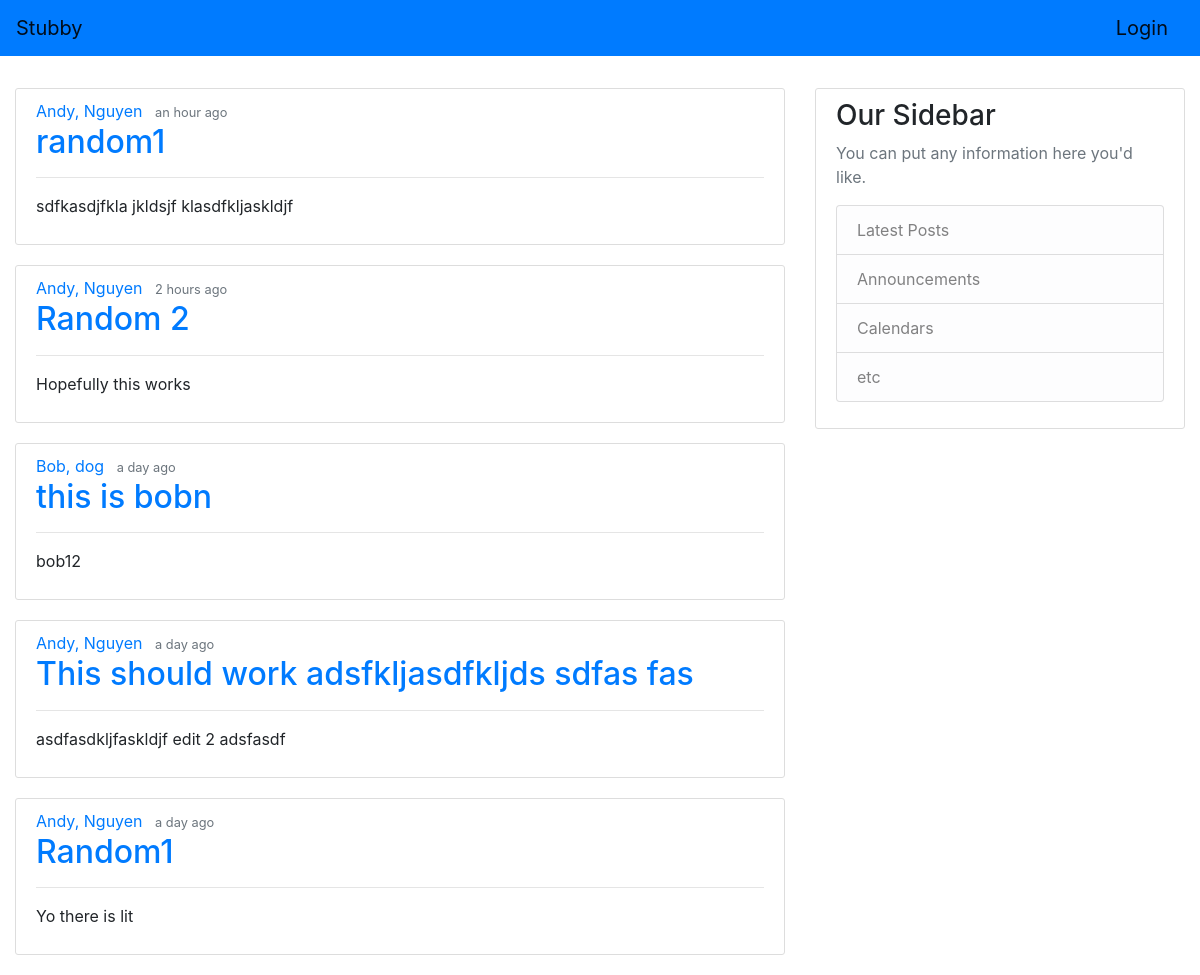
The page /home on the database its author committed.
### stubby/models.py (models this page shows, shortened)
class Post(db.Model):
    id = db.Column(db.Integer, primary_key=True)
    title = db.Column(db.String(100), nullable=False)
    date_posted = db.Column(db.DateTime, nullable=False,
                            default=datetime.utcnow)
    content = db.Column(db.Text, nullable=False)
    user_id = db.Column(db.Integer, db.ForeignKey('user.id'), nullable=False)

class User(db.Model, UserMixin):
    id = db.Column(db.Integer, primary_key=True)
    email = db.Column(db.String(120), unique=True, nullable=False)
    first_name = db.Column(db.String(30), nullable=False)
    last_name = db.Column(db.String(30), nullable=False)
    username = db.Column(db.String(30), nullable=False)
    image_file = db.Column(db.String(200), nullable=False,
                           default='default.jpg')
    posts = db.relationship('Post', backref='author', lazy=True)

### stubby/main/routes.py (the view)
@main.route('/home')
def home():
    posts = Post.query.all()
    posts = Post.query.order_by(Post.date_posted.desc())
    return render_template('home.html', title="Home", posts=posts)

### stubby/templates/home.html (shortened to what this page needs)
{% extends 'base.html' %}
{% block content %}
{% for post in posts %}
    <article class="media content-section">
        <div class="media-body">
            <div class="article-metadata">
                <a class="mr-2" href="{{url_for('users.user_posts', username=post.author.username)}}">{{ post.author.first_name }}, {{ post.author.last_name }}</a>
                <small class="text-muted">{{ moment(post.date_posted).fromNow() }}</small>
            </div>
            <h2><a class="article-title" href="{{url_for('posts.post', post_id=post.id)}}">{{ post.title }}</a></h2>
            <hr>
            <p class="article-content">{{ post.content }}</p>
        </div>
    </article>
{% endfor %}
{% endblock content%}

### stubby/templates/base.html (shortened to what this page needs)
<!DOCTYPE html>
<html lang="en">
<head>
    <link rel="stylesheet" href="https://maxcdn.bootstrapcdn.com/bootstrap/4.0.0/css/bootstrap.min.css">
    <link rel="stylesheet" href="{{ url_for('static', filename='style.css') }}">
</head>
<body class="pt-5">
    <nav class="navbar navbar-expand-lg navbar-light bg-primary fixed-top">
        <a class="navbar-brand" href="{{url_for('main.home')}}">Stubby</a>
        <div class="collapse navbar-collapse justify-content-end" id="navbarSupportedContent">
            <ul class="navbar-nav">
                {% if current_user.is_authenticated%}
                <li class="nav-item">
                    <a class="navbar-brand" href="{{url_for('users.account')}}">Account</a>
                </li>
                <li class="nav-item">
                    <a class="navbar-brand" href="{{url_for('users.logout')}}">Logout</a>
                </li>
                {% else %}
                <li class="nav-item">
                    <a class="navbar-brand" href="{{url_for('users.login')}}">Login</a>
                </li>
                {% endif %}
            </ul>
        </div>
    </nav>
    <main class="container-fluid">
        <div class="row">
            <div class="col-md-8">
                {% block content %}{% endblock %}
            </div>
            <div class="col-md-4">
                <div class="content-section">
                    <h3>Our Sidebar</h3>
                    <p class='text-muted'>You can put any information here you'd like.
                        <ul class="list-group">
                            <li class="list-group-item list-group-item-light">Latest Posts</li>
                            <li class="list-group-item list-group-item-light">Announcements</li>
                            <li class="list-group-item list-group-item-light">Calendars</li>
                            <li class="list-group-item list-group-item-light">etc</li>
                        </ul>
                    </p>
                </div>
            </div>
        </div>
    </main>
</body>
</html>

### stubby/static/style.css (style rules this page uses)
.content-section { margin-top: 20px; background: #ffffff; padding: 10px 20px; border: 1px solid #dddddd; border-radius: 3px; margin-bottom: 20px; }
.col-md-8 { margin-top: 20px; }
.col-md-4 { margin-top: 20px; }

### rows shown on the page
Post: author.first_name "Andy", author.last_name "Nguyen", date_posted "an hour ago", title "random1", content "sdfkasdjfkla jkldsjf klasdfkljaskldjf"
Post: author.first_name "Andy", author.last_name "Nguyen", date_posted "2 hours ago", title "Random 2", content "Hopefully this works"
Post: author.first_name "Bob", author.last_name "dog", date_posted "a day ago", title "this is bobn", content "bob12"
Post: author.first_name "Andy", author.last_name "Nguyen", date_posted "a day ago", title "This should work adsfkljasdfkljds sdfas fas", content "asdfasdkljfaskldjf edit 2 adsfasdf"
Post: author.first_name "Andy", author.last_name "Nguyen", date_posted "a day ago", title "Random1", content "Yo there is lit"
